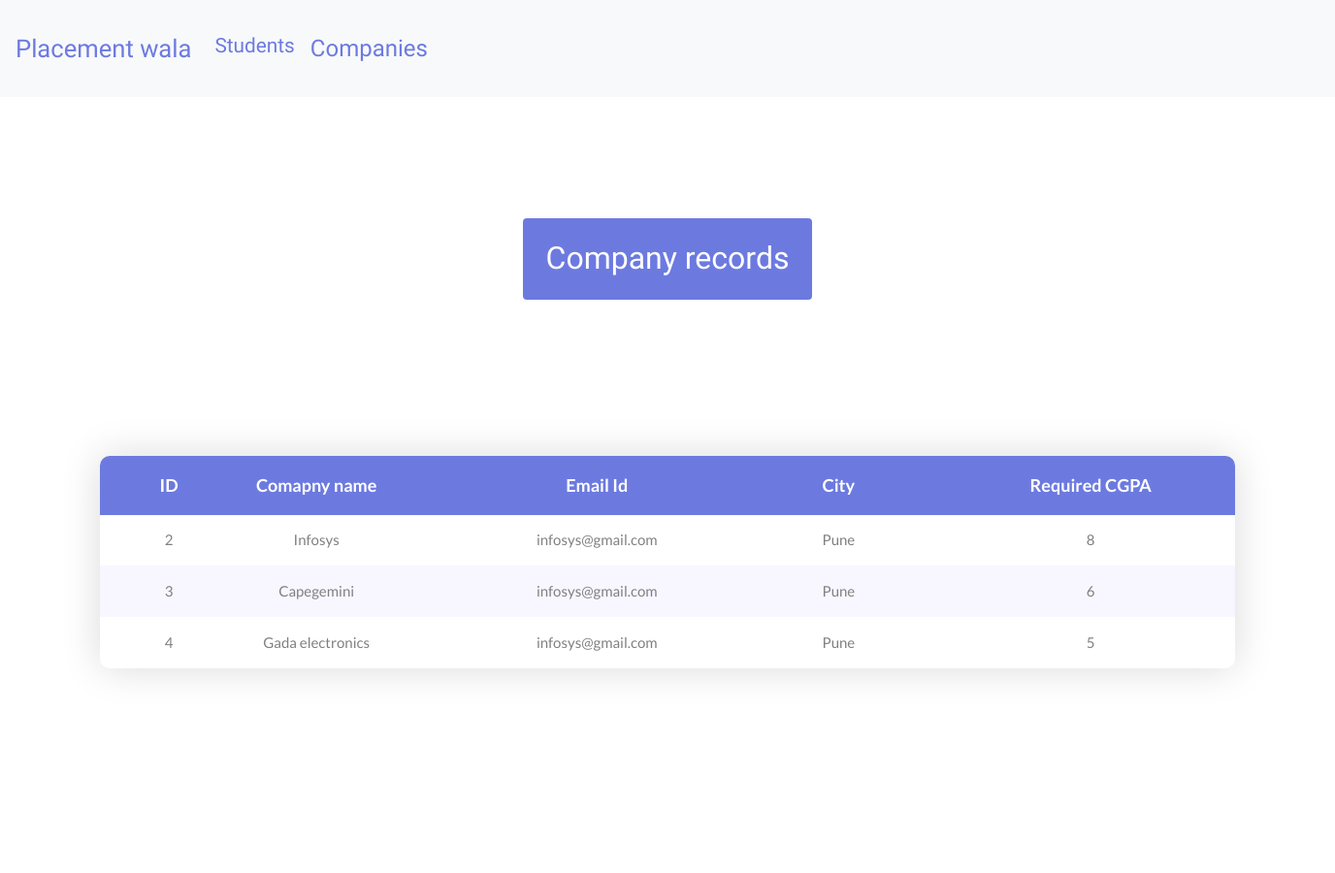
The app's page /admincompanies/ with its own data.
### convsort/models.py (models this page shows)
class REGISTRATIONS(models.Model):
    id = models.AutoField(primary_key=True)
    name = models.CharField(max_length=100)
    email = models.CharField(max_length=100)
    password = models.CharField(max_length=100,default="something")
    roll_no = models.CharField(max_length=100)
    cgpa= models.CharField(max_length=100)
    company_cgpa=models.CharField(max_length=100)
    user_type =models.CharField(max_length=100)
    city=models.CharField(max_length=100)
    resume=models.CharField(max_length=100,default="NONE")

### convsort/views.py (the view)
# urls.py: path('admincompanies/',views.admincompanies,name="admincompanies"),
def admincompanies(request):
    return render(request,'admincompanies.html',{'students':REGISTRATIONS.objects.filter(user_type='company')})

### templates/admincompanies.html (shortened to what this page needs)
{% load static from staticfiles %}
<!DOCTYPE html>
<html lang="en">
<head>
	<link rel="stylesheet" type="text/css" href="{% static 'vendor/bootstrap/css/bootstrap.min.css' %}" >
	<link rel="stylesheet" type="text/css" href="{% static 'fonts/font-awesome-4.7.0/css/font-awesome.min.css' %}" >
	<link rel="stylesheet" type="text/css" href="{% static 'vendor/animate/animate.css' %}" >
	<link rel="stylesheet" type="text/css" href="{% static 'vendor/select2/select2.min.css' %}" >
	<link rel="stylesheet" type="text/css" href="{% static 'vendor/perfect-scrollbar/perfect-scrollbar.css' %}" >
	<link rel="stylesheet" type="text/css" href="{% static 'css/util.css' %}" >
	<link rel="stylesheet" type="text/css" href="{% static 'css/main.css' %}" >
</head>
<body>
	<nav class="navbar py-4 navbar-expand-lg navbar-light bg-light" style="font-family: 'Quicksand', sans-serif;">
        <a class="navbar-brand" href="#" style="font-family: 'Bowlby One SC', cursive; color: #6c7ae0;font-size: 1.6rem;">Placement wala</a>
        <div class="collapse navbar-collapse" id="navbarSupportedContent" style="font-size: 1.3rem;">
            <ul class="navbar-nav mr-auto">
                <li class="nav-item active">
                    <a class="nav-link active" href="/admin_students/" style="color:#6c7ae0; ">Students<span class="sr-only">(current)</span></a>
                </li>
                <li class="nav-item">
                    <a class="nav-link" href="/#/" style="color:#6c7ae0;font-size:1.5rem;">Companies<span class="sr-only">(current)</span></a>
                </li>
            </ul>
        </div>
    </nav>
	<div class="limiter">
		<div class="container-table100">
        <div class="my-4 p-4 rounded text-center text-white" style="background-color:#6c7ae0 ;">
                <h2 style="font-family: 'Quicksand', sans-serif;"><span>Company</span> records</h2>
            </div>
            <div cl
			<div class="wrap-table100">
				<div class="table100 ver1 m-b-110">
					<div class="table100-head">
						<table>
							<thead>
								<tr class="row100 head">
                                    <th class="cell100 text-center column5">ID</th>
									<th class="cell100 text-center column2">Comapny name</th>
									<th class="cell100 text-center column1">Email Id</th>
									<th class="cell100 text-center column5">City</th>
									<th class="cell100 text-center column1">Required CGPA</th>
								</tr>
							</thead>
						</table>
					</div>
					<div class="table100-body js-pscroll">
						<table>
							<tbody>
                            {% for i in students %}
								<tr class="row100 body">
									<td class="cell100 text-center column5">{{i.id}}</td>
									<td class="cell100 text-center column2">{{i.name}}</td>
									<td class="cell100 text-center column1">{{i.email}}</td>
									<td class="cell100 text-center column5">{{i.city}}</td>
									<td class="cell100 text-center column1">{{i.company_cgpa}}</td>
								</tr>
                            {% endfor %}
							</tbody>
						</table>
					</div>
				</div>
					</div>
				</div>
			</div>
</body>
</html>

### static/css/main.css (style rules this page uses)
* { margin: 0px; padding: 0px; box-sizing: border-box; }
body, html { height: 100%; font-family: sans-serif; }
a { margin: 0px; transition: all 0.4s; -webkit-transition: all 0.4s; -o-transition: all 0.4s; -moz-transition: all 0.4s; }
h1,h2,h3,h4,h5,h6 { margin: 0px; }
ul, li { margin: 0px; list-style-type: none; }
.js-pscroll { position: relative; overflow: hidden; }
.limiter { width: 1366px; margin: 0 auto; }
.container-table100 { width: 100%; min-height: 100vh; background: #fff; display: -webkit-box; display: -webkit-flex; display: -moz-box; display: -ms-flexbox; display: flex; align-items: center; justify-content: center; flex-wrap: wrap; padding: 33px 30px; }
.wrap-table100 { width: 1170px; }
.table100 { background-color: #fff; }
table { width: 100%; }
th, td { font-weight: unset; padding-right: 10px; }
.column1 { width: 33%; padding-left: 40px; }
.column2 { width: 13%; }
.column5 { width: 13%; }
.table100-head th { padding-top: 18px; padding-bottom: 18px; }
.table100-body td { padding-top: 16px; padding-bottom: 16px; }
.table100 { position: relative; padding-top: 60px; }
.table100-head { position: absolute; width: 100%; top: 0; left: 0; }
.table100-body { max-height: 585px; overflow: auto; }
.table100.ver1 th { font-family: Lato-Bold; font-size: 18px; color: #fff; line-height: 1.4; background-color: #6c7ae0; }
.table100.ver1 td { font-family: Lato-Regular; font-size: 15px; color: #808080; line-height: 1.4; }
.table100.ver1 .table100-body tr:nth-child(even) { background-color: #f8f6ff; }
.table100.ver1 { border-radius: 10px; overflow: hidden; box-shadow: 0 0px 40px 0px rgba(0, 0, 0, 0.15); -moz-box-shadow: 0 0px 40px 0px rgba(0, 0, 0, 0.15); -webkit-box-shadow: 0 0px 40px 0px rgba(0, 0, 0, 0.15); -o-box-shadow: 0 0px 40px 0px rgba(0, 0, 0, 0.15); -ms-box-shadow: 0 0px 40px 0px rgba(0, 0, 0, 0.15); }

### records on screen
REGISTRATIONS: id "2", name "Infosys", email "infosys@gmail.com", city "Pune", company_cgpa "8"
REGISTRATIONS: id "3", name "Capegemini", email "infosys@gmail.com", city "Pune", company_cgpa "6"
REGISTRATIONS: id "4", name "Gada electronics", email "infosys@gmail.com", city "Pune", company_cgpa "5"
